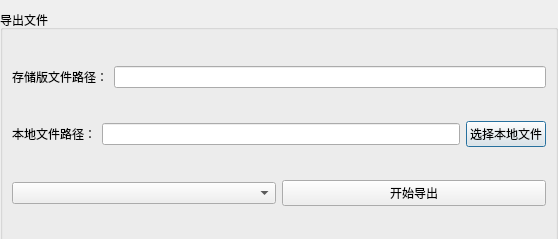
<?xml version="1.0" encoding="UTF-8"?>
<ui version="4.0">
 <class>dlg_export_moreFile_data</class>
 <widget class="QDialog" name="dlg_export_moreFile_data">
  <property name="geometry">
   <rect>
    <x>0</x>
    <y>0</y>
    <width>558</width>
    <height>239</height>
   </rect>
  </property>
  <property name="windowTitle">
   <string>Dialog</string>
  </property>
  <widget class="QGroupBox" name="groupBox_read">
   <property name="geometry">
    <rect>
     <x>0</x>
     <y>10</y>
     <width>558</width>
     <height>235</height>
    </rect>
   </property>
   <property name="sizePolicy">
    <sizepolicy hsizetype="Preferred" vsizetype="Preferred">
     <horstretch>0</horstretch>
     <verstretch>0</verstretch>
    </sizepolicy>
   </property>
   <property name="title">
    <string>导出文件</string>
   </property>
   <layout class="QVBoxLayout" name="verticalLayout">
    <item>
     <layout class="QHBoxLayout" name="horizontalLayout">
      <item>
       <widget class="QLabel" name="m_lbName">
        <property name="text">
         <string>存储版文件路径：</string>
        </property>
       </widget>
      </item>
      <item>
       <widget class="QLineEdit" name="m_leName_3"/>
      </item>
     </layout>
    </item>
    <item>
     <layout class="QHBoxLayout" name="horizontalLayout_2">
      <item>
       <widget class="QLabel" name="m_lbLocalPath">
        <property name="text">
         <string>本地文件路径：</string>
        </property>
       </widget>
      </item>
      <item>
       <widget class="QLineEdit" name="m_leLocalPath_3"/>
      </item>
      <item>
       <widget class="QPushButton" name="m_btnExport">
        <property name="text">
         <string>选择本地文件</string>
        </property>
       </widget>
      </item>
     </layout>
    </item>
    <item>
     <layout class="QHBoxLayout" name="horizontalLayout_5">
      <item>
       <widget class="QComboBox" name="m_cboxExportType"/>
      </item>
      <item>
       <widget class="QPushButton" name="pbtn_read">
        <property name="text">
         <string>开始导出</string>
        </property>
       </widget>
      </item>
     </layout>
    </item>
   </layout>
  </widget>
 </widget>
 <resources/>
 <connections/>
</ui>
